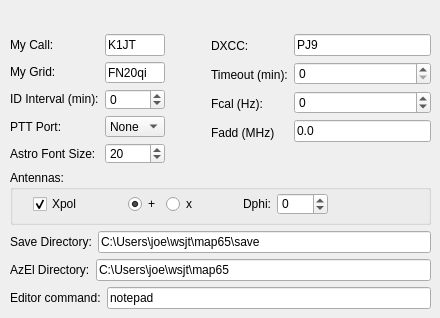
     <widget class="QWidget" name="tab">
      <attribute name="title">
       <string>Station</string>
      </attribute>
      <widget class="QWidget" name="layoutWidget">
       <property name="geometry">
        <rect>
         <x>10</x>
         <y>34</y>
         <width>421</width>
         <height>275</height>
        </rect>
       </property>
       <layout class="QVBoxLayout" name="verticalLayout_6">
        <item>
         <layout class="QHBoxLayout" name="horizontalLayout_2">
          <item>
           <layout class="QVBoxLayout" name="verticalLayout">
            <item>
             <widget class="QLabel" name="label">
              <property name="minimumSize">
               <size>
                <width>0</width>
                <height>20</height>
               </size>
              </property>
              <property name="text">
               <string>My Call:</string>
              </property>
             </widget>
            </item>
            <item>
             <widget class="QLabel" name="label_2">
              <property name="minimumSize">
               <size>
                <width>0</width>
                <height>20</height>
               </size>
              </property>
              <property name="text">
               <string>My Grid:</string>
              </property>
             </widget>
            </item>
            <item>
             <widget class="QLabel" name="label_3">
              <property name="minimumSize">
               <size>
                <width>0</width>
                <height>20</height>
               </size>
              </property>
              <property name="text">
               <string>ID Interval (min):</string>
              </property>
             </widget>
            </item>
            <item>
             <widget class="QLabel" name="label_4">
              <property name="minimumSize">
               <size>
                <width>0</width>
                <height>20</height>
               </size>
              </property>
              <property name="text">
               <string>PTT Port:</string>
              </property>
             </widget>
            </item>
            <item>
             <widget class="QLabel" name="label_7">
              <property name="text">
               <string>Astro Font Size:</string>
              </property>
             </widget>
            </item>
           </layout>
          </item>
          <item>
           <layout class="QVBoxLayout" name="verticalLayout_3">
            <item>
             <widget class="QLineEdit" name="myCallEntry">
              <property name="maximumSize">
               <size>
                <width>60</width>
                <height>16777215</height>
               </size>
              </property>
              <property name="text">
               <string>K1JT</string>
              </property>
             </widget>
            </item>
            <item>
             <widget class="QLineEdit" name="myGridEntry">
              <property name="maximumSize">
               <size>
                <width>60</width>
                <height>16777215</height>
               </size>
              </property>
              <property name="text">
               <string>FN20qi</string>
              </property>
             </widget>
            </item>
            <item>
             <widget class="QSpinBox" name="idIntSpinBox">
              <property name="minimum">
               <number>-20</number>
              </property>
              <property name="maximum">
               <number>10</number>
              </property>
             </widget>
            </item>
            <item>
             <widget class="QComboBox" name="pttComboBox">
              <property name="maximumSize">
               <size>
                <width>60</width>
                <height>16777215</height>
               </size>
              </property>
              <property name="editable">
               <bool>false</bool>
              </property>
              <item>
               <property name="text">
                <string>None</string>
               </property>
              </item>
              <item>
               <property name="text">
                <string>COM1</string>
               </property>
              </item>
              <item>
               <property name="text">
                <string>COM2</string>
               </property>
              </item>
              <item>
               <property name="text">
                <string>COM3</string>
               </property>
              </item>
              <item>
               <property name="text">
                <string>COM4</string>
               </property>
              </item>
              <item>
               <property name="text">
                <string>COM5</string>
               </property>
              </item>
              <item>
               <property name="text">
                <string>COM6</string>
               </property>
              </item>
              <item>
               <property name="text">
                <string>COM7</string>
               </property>
              </item>
              <item>
               <property name="text">
                <string>COM8</string>
               </property>
              </item>
              <item>
               <property name="text">
                <string>COM9</string>
               </property>
              </item>
              <item>
               <property name="text">
                <string>COM10</string>
               </property>
              </item>
              <item>
               <property name="text">
                <string>COM11</string>
               </property>
              </item>
              <item>
               <property name="text">
                <string>COM12</string>
               </property>
              </item>
              <item>
               <property name="text">
                <string>COM13</string>
               </property>
              </item>
             </widget>
            </item>
            <item>
             <widget class="QSpinBox" name="astroFont">
              <property name="minimum">
               <number>12</number>
              </property>
              <property name="maximum">
               <number>32</number>
              </property>
              <property name="value">
               <number>20</number>
              </property>
             </widget>
            </item>
           </layout>
          </item>
          <item>
           <spacer name="horizontalSpacer_2">
            <property name="orientation">
             <enum>Qt::Horizontal</enum>
            </property>
            <property name="sizeType">
             <enum>QSizePolicy::Fixed</enum>
            </property>
            <property name="sizeHint" stdset="0">
             <size>
              <width>40</width>
              <height>20</height>
             </size>
            </property>
           </spacer>
          </item>
          <item>
           <layout class="QVBoxLayout" name="verticalLayout_4">
            <item>
             <widget class="QLabel" name="label_5">
              <property name="minimumSize">
               <size>
                <width>0</width>
                <height>20</height>
               </size>
              </property>
              <property name="text">
               <string>DXCC:</string>
              </property>
             </widget>
            </item>
            <item>
             <widget class="QLabel" name="label_8">
              <property name="minimumSize">
               <size>
                <width>0</width>
                <height>20</height>
               </size>
              </property>
              <property name="text">
               <string>Timeout (min):</string>
              </property>
             </widget>
            </item>
            <item>
             <widget class="QLabel" name="label_9">
              <property name="minimumSize">
               <size>
                <width>0</width>
                <height>20</height>
               </size>
              </property>
              <property name="text">
               <string>Fcal (Hz):</string>
              </property>
             </widget>
            </item>
            <item>
             <widget class="QLabel" name="label_11">
              <property name="minimumSize">
               <size>
                <width>0</width>
                <height>20</height>
               </size>
              </property>
              <property name="text">
               <string>Fadd (MHz)</string>
              </property>
             </widget>
            </item>
            <item>
             <spacer name="verticalSpacer">
              <property name="orientation">
               <enum>Qt::Vertical</enum>
              </property>
              <property name="sizeType">
               <enum>QSizePolicy::Fixed</enum>
              </property>
              <property name="sizeHint" stdset="0">
               <size>
                <width>20</width>
                <height>20</height>
               </size>
              </property>
             </spacer>
            </item>
           </layout>
          </item>
          <item>
           <layout class="QVBoxLayout" name="verticalLayout_5">
            <item>
             <widget class="QLineEdit" name="dxccEntry">
              <property name="maximumSize">
               <size>
                <width>16777215</width>
                <height>16777215</height>
               </size>
              </property>
              <property name="text">
               <string>PJ9</string>
              </property>
             </widget>
            </item>
            <item>
             <widget class="QSpinBox" name="timeoutSpinBox">
              <property name="maximum">
               <number>40</number>
              </property>
             </widget>
            </item>
            <item>
             <widget class="QSpinBox" name="fCalSpinBox">
              <property name="minimum">
               <number>-20000</number>
              </property>
              <property name="maximum">
               <number>20000</number>
              </property>
             </widget>
            </item>
            <item>
             <widget class="QLineEdit" name="faddEntry">
              <property name="text">
               <string>0.0</string>
              </property>
             </widget>
            </item>
            <item>
             <spacer name="verticalSpacer_3">
              <property name="orientation">
               <enum>Qt::Vertical</enum>
              </property>
              <property name="sizeType">
               <enum>QSizePolicy::Fixed</enum>
              </property>
              <property name="sizeHint" stdset="0">
               <size>
                <width>20</width>
                <height>20</height>
               </size>
              </property>
             </spacer>
            </item>
           </layout>
          </item>
         </layout>
        </item>
        <item>
         <widget class="QGroupBox" name="antennaGroupBox">
          <property name="sizePolicy">
           <sizepolicy hsizetype="Preferred" vsizetype="Maximum">
            <horstretch>0</horstretch>
            <verstretch>0</verstretch>
           </sizepolicy>
          </property>
          <property name="minimumSize">
           <size>
            <width>0</width>
            <height>55</height>
           </size>
          </property>
          <property name="title">
           <string>Antennas:</string>
          </property>
          <widget class="QWidget" name="layoutWidget_1">
           <property name="geometry">
            <rect>
             <x>10</x>
             <y>23</y>
             <width>321</width>
             <height>22</height>
            </rect>
           </property>
           <layout class="QHBoxLayout" name="horizontalLayout_5">
            <item>
             <spacer name="horizontalSpacer_10">
              <property name="orientation">
               <enum>Qt::Horizontal</enum>
              </property>
              <property name="sizeHint" stdset="0">
               <size>
                <width>40</width>
                <height>20</height>
               </size>
              </property>
             </spacer>
            </item>
            <item>
             <widget class="QCheckBox" name="cbXpol">
              <property name="text">
               <string>Xpol</string>
              </property>
              <property name="checked">
               <bool>true</bool>
              </property>
             </widget>
            </item>
            <item>
             <spacer name="horizontalSpacer_9">
              <property name="orientation">
               <enum>Qt::Horizontal</enum>
              </property>
              <property name="sizeType">
               <enum>QSizePolicy::Fixed</enum>
              </property>
              <property name="sizeHint" stdset="0">
               <size>
                <width>40</width>
                <height>20</height>
               </size>
              </property>
             </spacer>
            </item>
            <item>
             <widget class="QRadioButton" name="rbAntenna">
              <property name="text">
               <string>+</string>
              </property>
              <property name="checked">
               <bool>true</bool>
              </property>
             </widget>
            </item>
            <item>
             <widget class="QRadioButton" name="rbAntennaX">
              <property name="text">
               <string>x</string>
              </property>
             </widget>
            </item>
            <item>
             <spacer name="horizontalSpacer_3">
              <property name="orientation">
               <enum>Qt::Horizontal</enum>
              </property>
              <property name="sizeType">
               <enum>QSizePolicy::Fixed</enum>
              </property>
              <property name="sizeHint" stdset="0">
               <size>
                <width>40</width>
                <height>20</height>
               </size>
              </property>
             </spacer>
            </item>
            <item>
             <widget class="QLabel" name="labelDphi">
              <property name="minimumSize">
               <size>
                <width>0</width>
                <height>20</height>
               </size>
              </property>
              <property name="text">
               <string>Dphi:</string>
              </property>
             </widget>
            </item>
            <item>
             <widget class="QSpinBox" name="dPhiSpinBox">
              <property name="minimumSize">
               <size>
                <width>0</width>
                <height>20</height>
               </size>
              </property>
              <property name="minimum">
               <number>-180</number>
              </property>
              <property name="maximum">
               <number>180</number>
              </property>
              <property name="singleStep">
               <number>10</number>
              </property>
             </widget>
            </item>
            <item>
             <spacer name="horizontalSpacer_4">
              <property name="orientation">
               <enum>Qt::Horizontal</enum>
              </property>
              <property name="sizeHint" stdset="0">
               <size>
                <width>40</width>
                <height>20</height>
               </size>
              </property>
             </spacer>
            </item>
           </layout>
          </widget>
         </widget>
        </item>
        <item>
         <layout class="QHBoxLayout" name="horizontalLayout_3">
          <item>
           <widget class="QLabel" name="label_10">
            <property name="minimumSize">
             <size>
              <width>80</width>
              <height>20</height>
             </size>
            </property>
            <property name="text">
             <string>Save Directory:</string>
            </property>
           </widget>
          </item>
          <item>
           <widget class="QLineEdit" name="saveDirEntry">
            <property name="text">
             <string>C:\Users\joe\wsjt\map65\save</string>
            </property>
           </widget>
          </item>
         </layout>
        </item>
        <item>
         <layout class="QHBoxLayout" name="horizontalLayout_4">
          <item>
           <widget class="QLabel" name="label_6">
            <property name="minimumSize">
             <size>
              <width>80</width>
              <height>20</height>
             </size>
            </property>
            <property name="text">
             <string>AzEl Directory:</string>
            </property>
           </widget>
          </item>
          <item>
           <widget class="QLineEdit" name="azelDirEntry">
            <property name="text">
             <string>C:\Users\joe\wsjt\map65</string>
            </property>
           </widget>
          </item>
         </layout>
        </item>
        <item>
         <layout class="QHBoxLayout" name="horizontalLayout_18">
          <item>
           <widget class="QLabel" name="label_23">
            <property name="minimumSize">
             <size>
              <width>80</width>
              <height>20</height>
             </size>
            </property>
            <property name="text">
             <string>Editor command:</string>
            </property>
           </widget>
          </item>
          <item>
           <widget class="QLineEdit" name="editorEntry">
            <property name="maximumSize">
             <size>
              <width>328</width>
              <height>16777215</height>
             </size>
            </property>
            <property name="text">
             <string>notepad</string>
            </property>
           </widget>
          </item>
         </layout>
        </item>
       </layout>
      </widget>
     </widget>
